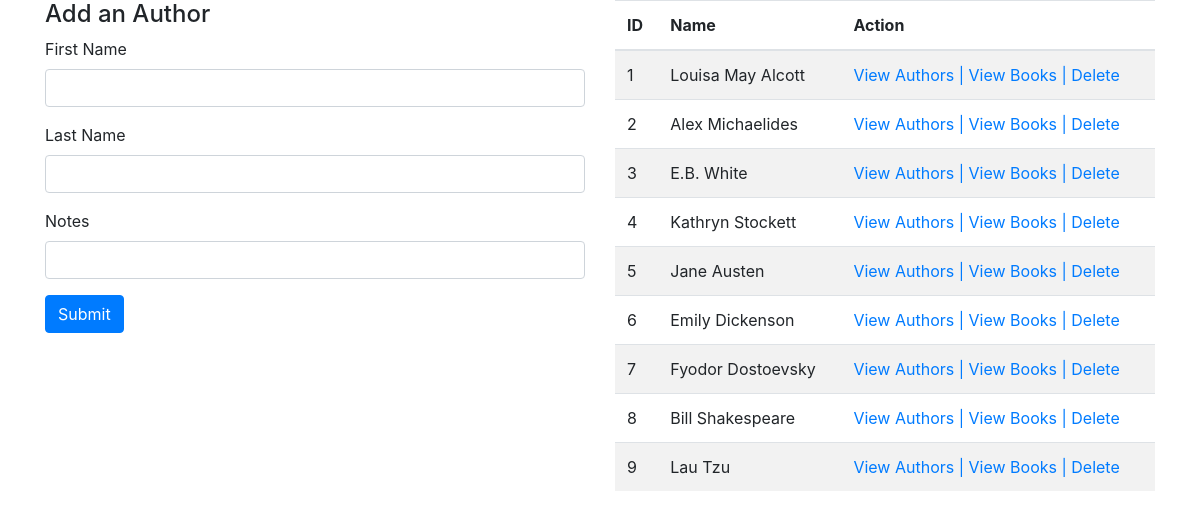
Before: /authors/ with the older database file.
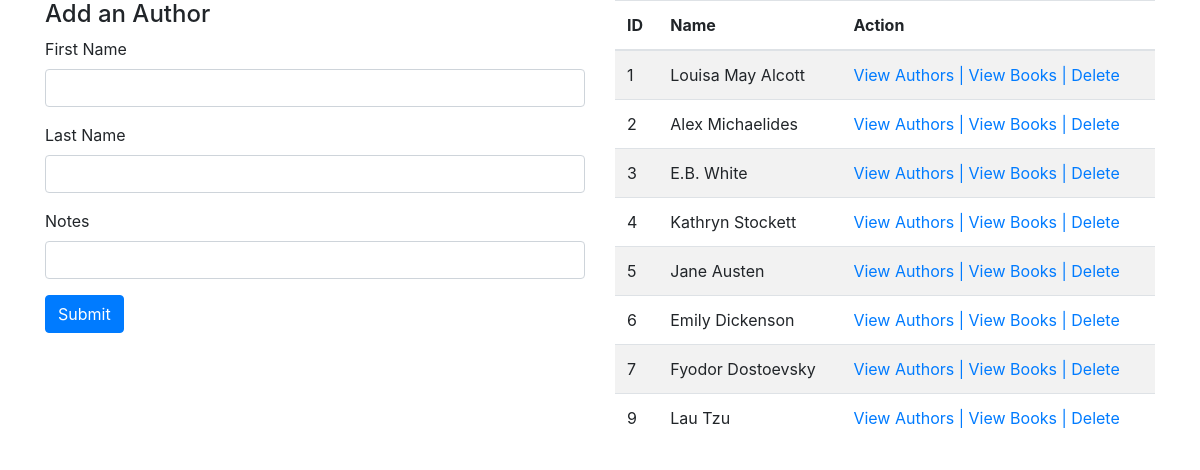
After: the same page with the newer database file.
### books_authors_app/models.py (models this page shows)
class Author(models.Model):
    first_name = models.CharField(max_length=255)
    last_name = models.CharField(max_length=255)
    notes = models.CharField(max_length=255)
    books = models.ManyToManyField(
        Book,
        related_name="authors")
    created_at = models.DateTimeField(auto_now_add=True)
    updated_at = models.DateTimeField(auto_now=True)

### books_authors_app/views.py (the view)
# urls.py: path("authors/", views.authors),
def authors(request):
    context = {
        "authors": Author.objects.all()
    }
    return render(request, "authors.html", context)

### books_authors_app/templates/authors.html (shortened to what this page needs)
<!doctype html>
<html lang="en">
  <head>
    <link rel="stylesheet" href="https://stackpath.bootstrapcdn.com/bootstrap/4.5.0/css/bootstrap.min.css">
</head>
<body>
  <div class="container">
    <div class="row">
      <div class="col-6">
        <h4>Add an Author</h4>
          <form action="/authors/new" method="POST">
            <div class="form-group">
              <label for="first_name">First Name</label>
              <input type="text" class="form-control" name="first_name" >
            </div>
            <div class="form-group">
              <label for="last_name">Last Name</label>
              <input type="text" class="form-control" name="last_name">
            </div>
            <div class="form-group">
              <label for="notes">Notes</label>
              <input type="text" class="form-control" name="notes">
            </div>
              <input type="submit" class="btn btn-primary"></input>
          </form>
      </div>
      <div class="col-6">
        <table class="table table-striped">
          <thead>
            <tr>
              <th scope="col">ID</th>
              <th scope="col">Name</th>
              <th scope="col">Action</th>
            </tr>
          </thead>
          <tbody>
            {% for one_author in authors %}
            <tr>
              <td>{{one_author.id}}</td>
              <td>{{one_author.first_name}} {{one_author.last_name}}</td>
              <td><a href="/authors/{{one_author.id}}">View Authors | <a href="/authors/{{one_author.id}}">View Books | <a href="{{one_author.id}}/delete">Delete</td>
            </tr>
            {% endfor %}
          </tbody>
        </table>
      </div>
    </div>
  </div>
</body>
</html>

Changed rows visible on the page:
removed Author: id "8", first_name "Bill", last_name "Shakespeare"
